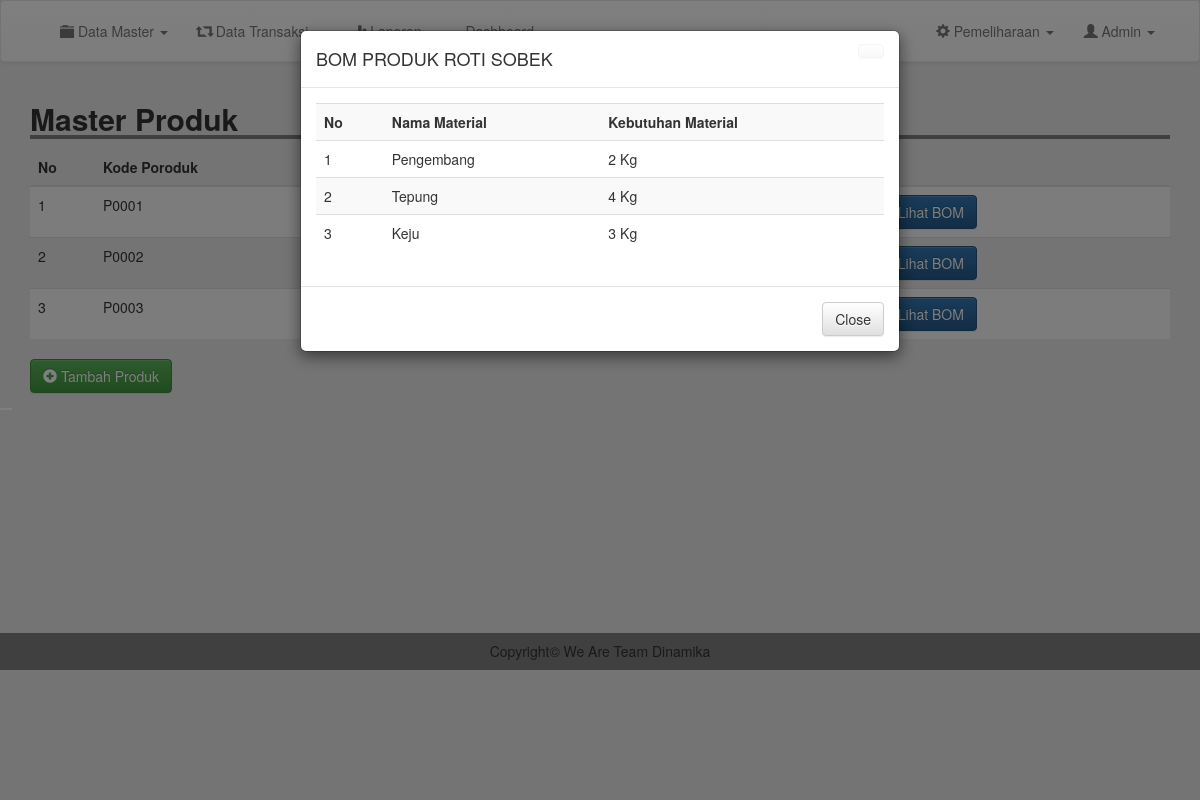
The app's page /admin/bom.php?kode=P0001 (signed in) with its own data.
### tables this page shows
CREATE TABLE `produk` (
  `kode_produk` varchar(100) NOT NULL,
  `nama` varchar(100) NOT NULL,
  `image` text NOT NULL,
  `deskripsi` text NOT NULL,
  `harga` int(11) NOT NULL
);

CREATE TABLE `bom_produk` (
  `kode_bom` varchar(100) NOT NULL,
  `kode_bk` varchar(100) NOT NULL,
  `kode_produk` varchar(100) NOT NULL,
  `nama_produk` varchar(200) NOT NULL,
  `kebutuhan` varchar(200) NOT NULL
);

CREATE TABLE `inventory` (
  `kode_bk` varchar(100) NOT NULL,
  `nama` varchar(200) NOT NULL,
  `qty` varchar(200) NOT NULL,
  `satuan` varchar(200) NOT NULL,
  `harga` int(11) NOT NULL,
  `tanggal` date NOT NULL
);

### admin/bom.php (the view, shortened to what this page needs)
<?php
include 'header.php';
$kode = $_GET['kode'];
$pr = mysqli_query($conn, "SELECT * FROM produk where kode_produk = '$kode'");
$tam = mysqli_fetch_assoc($pr);
?>
<div class="container">
	<h2 style=" width: 100%; border-bottom: 4px solid gray"><b>Master Produk</b></h2>
		<table class="table table-striped">
			<thead>
				<tr>
					<th scope="col">No</th>
					<th scope="col">Kode Poroduk</th>
					<th scope="col">Nama Produk</th>
					<th scope="col">Image</th>
					<th scope="col">Harga</th>
					<th scope="col">Action</th>
				</tr>
			</thead>
			<tbody>
				<?php
				$result = mysqli_query($conn, "SELECT * FROM produk");
				$no =1;
				while ($row = mysqli_fetch_assoc($result)) {
				?>
					<tr>
						<td ><?= $no; ?></td>
						<td><?= $row['kode_produk']; ?></td>
						<td><?= $row['nama'];  ?></td>
						<td><img src="../image/produk/<?= $row['image']; ?>" width="100"></td>
						<td>Rp.<?= number_format($row['harga' ]);  ?></td>
						<td><a href="edit_produk.php?kode=<?= $row['kode_produk']; ?>" class="btn btn-warning"> </a> <a href="proses/del_produk.php?kode=<?= $row['kode_produk']; ?>" class="btn btn-danger"> </a> <a href="bom.php?bom=" type="submit" class="btn btn-primary"> Lihat BOM</td>
					</tr>
				<?php
					$no++;
					}
				 ?>
				</tbody>
			</table>
		<a href="tm_produk.php" class="btn btn-success"><i class="glyphicon glyphicon-plus-sign"></i> Tambah Produk</a>
	</div>
<button type="hidden" data-toggle="modal" data-target="#myModal" id="btn" style="background-color: #fff; border: #fff;">
</button>
	<div class="modal fade" id="myModal" tabindex="-1" role="dialog" aria-labelledby="myModalLabel">
		<div class="modal-dialog" role="document">
			<div class="modal-content">
				<div class="modal-header">
						<a href="m_produk.php" class="btn btn-default close"></a>
					<h4 class="modal-title" id="myModalLabel">BOM PRODUK <?= strtoupper($tam['nama']); ?></h4>
				</div>
				<div class="modal-body">
					<table class="table table-striped">
						<tr>
						<th>No</th>
						<th>Nama Material</th>
						<th>Kebutuhan Material</th>
						</tr>
<?php
	$result1 = mysqli_query($conn, "SELECT i.nama as nama, b.kebutuhan as jml, i.satuan as satu FROM bom_produk b JOIN inventory i on b.kode_bk=i.kode_bk where b.kode_produk = '$kode' ");
$no = 1;
	while ($row1 = mysqli_fetch_assoc($result1)) {
 ?>
						<tr>
							<td><?= $no; ?></td>
							<td><?= $row1['nama']; ?></td>
							<td><?= $row1['jml']." ".$row1['satu']; ?></td>
						</tr>
<?php
$no++;
}
 ?>
					</table>
				</div>
				<div class="modal-footer">
					<a href="m_produk.php" class="btn btn-default">Close</a>
				</div>
			</div>
		</div>
	</div>
	<br>
	<br>
	<br>
	<br>
	<br>
	<br>
	<br>
	<br>
	<br>
	<br>
	<br>
	<br>
	<?php
	include 'footer.php';
	?>

### css/style.css (style rules this page uses)
body { margin:0; padding: 0; background-color: #e9e9e9; }

### records on screen
produk: kode_produk "P0001", nama "ROTI SOBEK"
produk: kode_produk "P0002"
produk: kode_produk "P0003"
bom_produk: kode_bk.nama "Pengembang", kebutuhan "2", kode_bk.satuan "Kg"
bom_produk: kode_bk.nama "Tepung", kebutuhan "4", kode_bk.satuan "Kg"
bom_produk: kode_bk.nama "Keju", kebutuhan "3", kode_bk.satuan "Kg"
